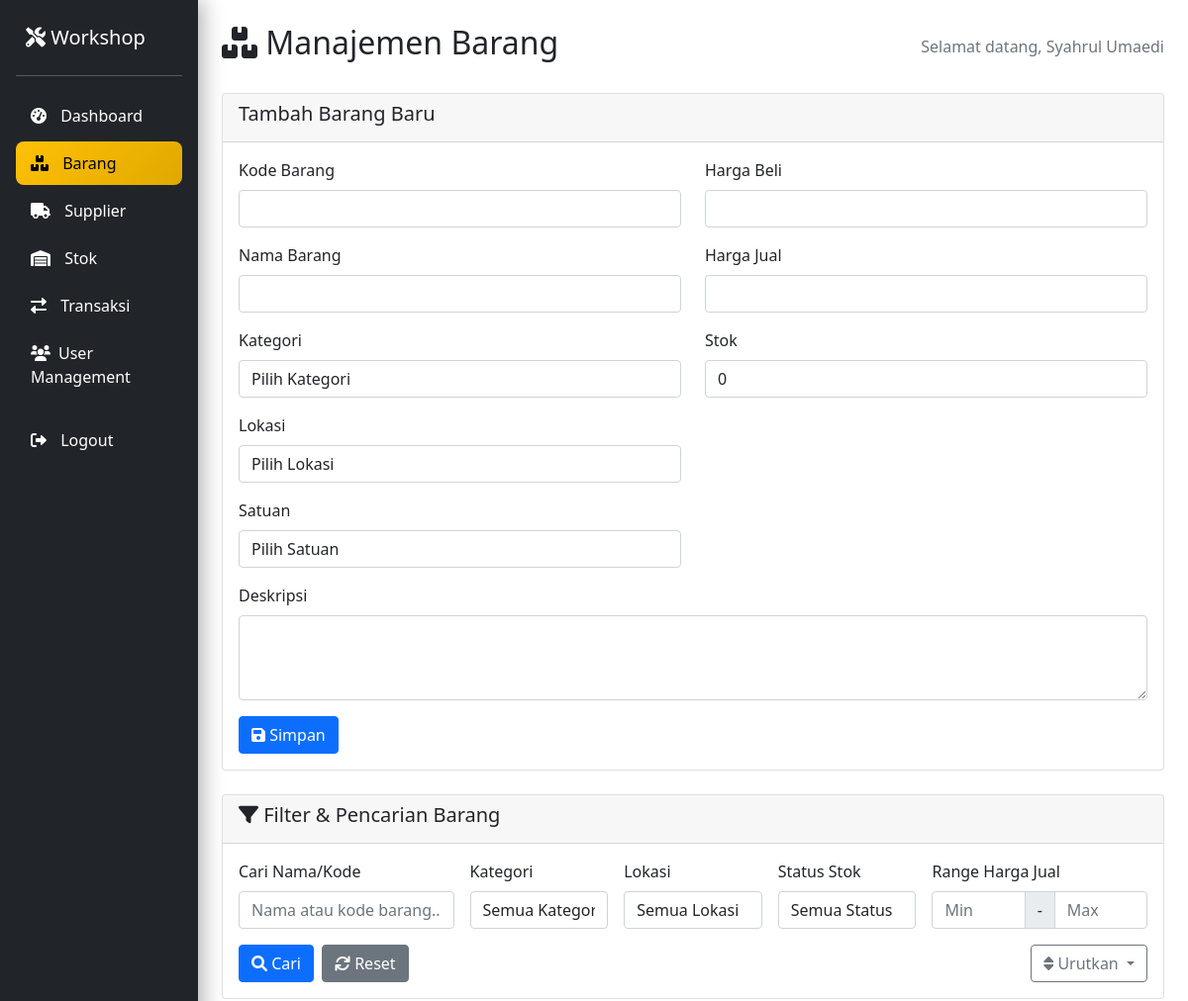
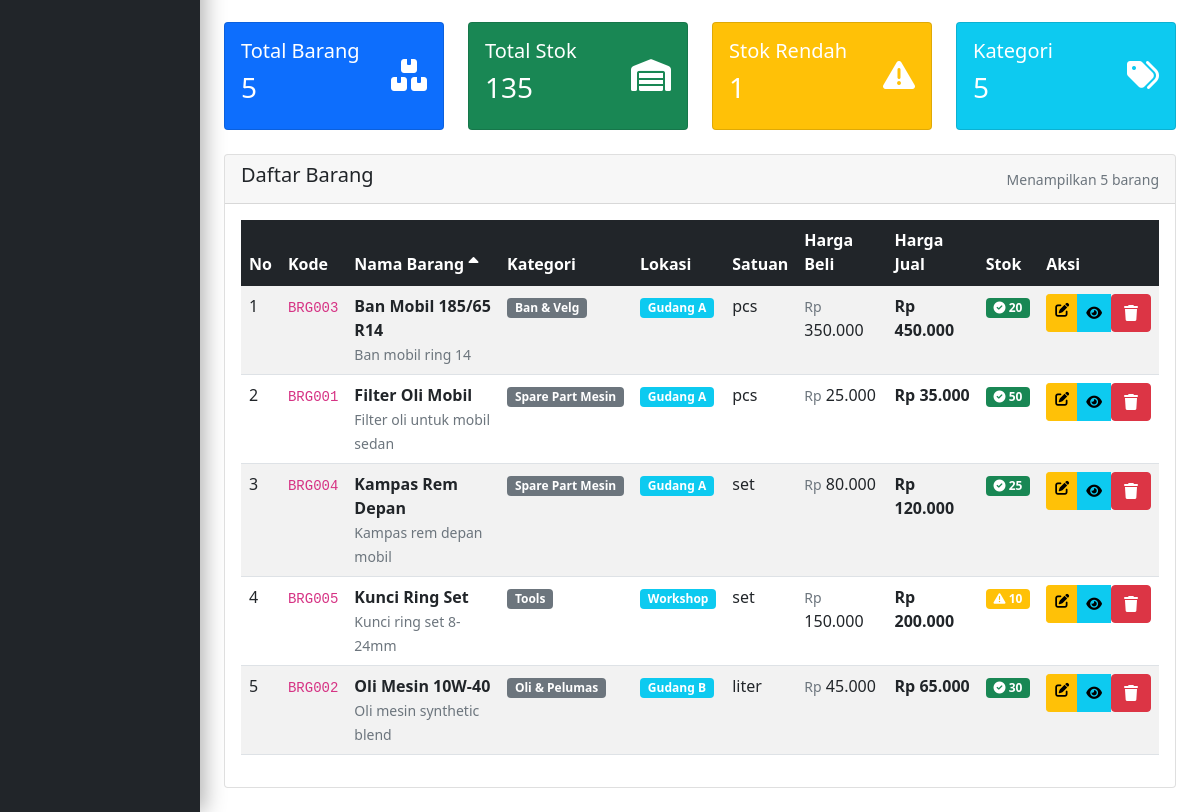
The app's page /pages/barang.php (signed in) with its own data (2 pictures, top to bottom).
### tables this page shows
CREATE TABLE barang (
    id_barang INT AUTO_INCREMENT PRIMARY KEY,
    kode_barang VARCHAR(20) UNIQUE NOT NULL,
    nama_barang VARCHAR(100) NOT NULL,
    id_kategori INT,
    id_lokbarang INT,
    stok INT DEFAULT 0,
    harga_beli DECIMAL(15,2),
    harga_jual DECIMAL(15,2),
    satuan VARCHAR(20),
    status enum('aktif', 'nonaktif') default 'aktif',
    deskripsi TEXT,
    created_at TIMESTAMP DEFAULT CURRENT_TIMESTAMP,
    updated_at TIMESTAMP DEFAULT CURRENT_TIMESTAMP ON UPDATE CURRENT_TIMESTAMP,
    FOREIGN KEY (id_kategori) REFERENCES kategori_barang(id_kategoribarang),
    FOREIGN KEY (id_lokbarang) REFERENCES lokasi_barang(id_lokbarang)
);

CREATE TABLE kategori_barang (
    id_kategoribarang INT AUTO_INCREMENT PRIMARY KEY,
    nama_kategori VARCHAR(100) NOT NULL,
    deskripsi TEXT,
    created_at TIMESTAMP DEFAULT CURRENT_TIMESTAMP,
    updated_at TIMESTAMP DEFAULT CURRENT_TIMESTAMP ON UPDATE CURRENT_TIMESTAMP
);

CREATE TABLE lokasi_barang (
    id_lokbarang INT AUTO_INCREMENT PRIMARY KEY,
    nama_lokasi VARCHAR(100) NOT NULL,
    deskripsi TEXT,
    created_at TIMESTAMP DEFAULT CURRENT_TIMESTAMP,
    updated_at TIMESTAMP DEFAULT CURRENT_TIMESTAMP ON UPDATE CURRENT_TIMESTAMP
);

### pages/barang.php (the view, shortened to what the rows shown need)
<?php
require_once '../config/database.php';
require_once '../includes/auth.php';
$params = [];
$query = "
    SELECT b.*,
           k.nama_kategori,
           l.nama_lokasi
    FROM barang b
    LEFT JOIN kategori_barang k ON b.id_kategori = k.id_kategoribarang
    LEFT JOIN lokasi_barang l ON b.id_lokbarang = l.id_lokbarang
";
$order_by = isset($_GET['sort']) ? $_GET['sort'] : 'nama_barang';
$order_dir = isset($_GET['order']) && $_GET['order'] === 'desc' ? 'DESC' : 'ASC';
switch ($order_by) {
    default:
        $query .= " ORDER BY b.nama_barang " . $order_dir;
}
$barang_list = $db->fetchAll($query, $params);
?>
<!DOCTYPE html>
<html lang="id">
<head>
    <link href="https://cdn.jsdelivr.net/npm/bootstrap@5.1.3/dist/css/bootstrap.min.css" rel="stylesheet">
    <link href="https://cdnjs.cloudflare.com/ajax/libs/font-awesome/6.0.0/css/all.min.css" rel="stylesheet">
    <link href="../css/barang.css" rel="stylesheet">
</head>
<body>
    <div class="container-fluid">
        <div class="row">
            <div class="col-md-10 p-4">
                <div class="d-flex justify-content-between align-items-center mb-4">
                    <h2><i class="fas fa-boxes"></i> Manajemen Barang</h2>
                </div>
                <div class="card">
                    <div class="card-body">
                        <?php if (empty($barang_list)): ?>
                            <div class="text-center py-4">
                                <i class="fas fa-search fa-3x text-muted mb-3"></i>
                                <h5 class="text-muted">Tidak ada barang ditemukan</h5>
                                <p class="text-muted">Coba ubah kriteria pencarian atau filter Anda</p>
                            </div>
                        <?php else: ?>
                            <div class="table-responsive">
                                <table class="table table-striped table-hover">
                                    <thead class="table-dark">
                                        <tr>
                                            <th>No</th>
                                            <th>
                                                <a href="?<?php echo http_build_query(array_merge($_GET, ['sort' => 'kode', 'order' => (isset($_GET['sort']) && $_GET['sort'] == 'kode' && $_GET['order'] == 'asc') ? 'desc' : 'asc'])); ?>"
                                                    class="text-white text-decoration-none">
                                                    Kode
                                                </a>
                                            </th>
                                            <th>
                                                <a href="?<?php echo http_build_query(array_merge($_GET, ['sort' => 'nama_barang', 'order' => (isset($_GET['sort']) && $_GET['sort'] == 'nama_barang' && $_GET['order'] == 'asc') ? 'desc' : 'asc'])); ?>"
                                                    class="text-white text-decoration-none">
                                                    Nama Barang
                                                    <?php if (!isset($_GET['sort']) || $_GET['sort'] == 'nama_barang'): ?>
                                                        <i
                                                            class="fas fa-sort-<?php echo (isset($_GET['order']) && $_GET['order'] == 'desc') ? 'down' : 'up'; ?>"></i>
                                                    <?php endif; ?>
                                                </a>
                                            </th>
                                            <th>
                                                <a href="?<?php echo http_build_query(array_merge($_GET, ['sort' => 'kategori', 'order' => (isset($_GET['sort']) && $_GET['sort'] == 'kategori' && $_GET['order'] == 'asc') ? 'desc' : 'asc'])); ?>"
                                                    class="text-white text-decoration-none">
                                                    Kategori
                                                </a>
                                            </th>
                                            <th>
                                                <a href="?<?php echo http_build_query(array_merge($_GET, ['sort' => 'lokasi', 'order' => (isset($_GET['sort']) && $_GET['sort'] == 'lokasi' && $_GET['order'] == 'asc') ? 'desc' : 'asc'])); ?>"
                                                    class="text-white text-decoration-none">
                                                    Lokasi
                                                </a>
                                            </th>
                                            <th>Satuan</th>
                                            <th>
                                                <a href="?<?php echo http_build_query(array_merge($_GET, ['sort' => 'harga_beli', 'order' => (isset($_GET['sort']) && $_GET['sort'] == 'harga_beli' && $_GET['order'] == 'asc') ? 'desc' : 'asc'])); ?>"
                                                    class="text-white text-decoration-none">
                                                    Harga Beli
                                                </a>
                                            </th>
                                            <th>
                                                <a href="?<?php echo http_build_query(array_merge($_GET, ['sort' => 'harga_jual', 'order' => (isset($_GET['sort']) && $_GET['sort'] == 'harga_jual' && $_GET['order'] == 'asc') ? 'desc' : 'asc'])); ?>"
                                                    class="text-white text-decoration-none">
                                                    Harga Jual
                                                </a>
                                            </th>
                                            <th>
                                                <a href="?<?php echo http_build_query(array_merge($_GET, ['sort' => 'stok', 'order' => (isset($_GET['sort']) && $_GET['sort'] == 'stok' && $_GET['order'] == 'asc') ? 'desc' : 'asc'])); ?>"
                                                    class="text-white text-decoration-none">
                                                    Stok
                                                </a>
                                            </th>
                                            <th>Aksi</th>
                                        </tr>
                                    </thead>
                                    <tbody>
                                        <?php foreach ($barang_list as $index => $barang): ?>
                                            <tr>
                                                <td><?php echo $index + 1; ?></td>
                                                <td>
                                                    <code><?php echo $barang['kode_barang']; ?></code>
                                                </td>
                                                <td>
                                                    <strong><?php echo $barang['nama_barang']; ?></strong>
                                                    <?php if (!empty($barang['deskripsi'])): ?>
                                                        <br><small
                                                            class="text-muted"><?php echo substr($barang['deskripsi'], 0, 50) . (strlen($barang['deskripsi']) > 50 ? '...' : ''); ?></small>
                                                    <?php endif; ?>
                                                </td>
                                                <td>
                                                    <span
                                                        class="badge bg-secondary"><?php echo $barang['nama_kategori'] ?: 'N/A'; ?></span>
                                                </td>
                                                <td>
                                                    <span
                                                        class="badge bg-info"><?php echo $barang['nama_lokasi'] ?: 'N/A'; ?></span>
                                                </td>
                                                <td><?php echo $barang['satuan']; ?></td>
                                                <td>
                                                    <small class="text-muted">Rp</small>
                                                    <?php echo number_format($barang['harga_beli'], 0, ',', '.'); ?>
                                                </td>
                                                <td>
                                                    <strong>Rp
                                                        <?php echo number_format($barang['harga_jual'], 0, ',', '.'); ?></strong>
                                                </td>
                                                <td>
                                                    <?php
                                                    $stok_class = 'bg-success';
                                                    $stok_icon = 'fas fa-check-circle';
                                                    if ($barang['stok'] == 0) {
                                                        $stok_class = 'bg-danger';
                                                        $stok_icon = 'fas fa-times-circle';
                                                    } elseif ($barang['stok'] <= 10) {
                                                        $stok_class = 'bg-warning';
                                                        $stok_icon = 'fas fa-exclamation-triangle';
                                                    }
                                                    ?>
                                                    <span class="badge <?php echo $stok_class; ?>">
                                                        <i class="<?php echo $stok_icon; ?>"></i>
                                                        <?php echo $barang['stok']; ?>
                                                    </span>
                                                </td>
                                                <td>
                                                    <div class="btn-group btn-group-sm">
                                                        <a href="?edit=<?php echo $barang['id_barang']; ?>&<?php echo http_build_query($_GET); ?>"
                                                            class="btn btn-warning" title="Edit">
                                                            <i class="fas fa-edit"></i>
                                                        </a>
                                                        <button type="button" class="btn btn-info" title="Detail"
                                                            data-bs-toggle="modal"
                                                            data-bs-target="#detailModal<?php echo $barang['id_barang']; ?>">
                                                            <i class="fas fa-eye"></i>
                                                        </button>
                                                        <form method="POST" style="display: inline;"
                                                            onsubmit="return confirm('Yakin hapus barang <?php echo $barang['nama_barang']; ?>?')">
                                                            <button type="submit" class="btn btn-danger" title="Hapus">
                                                                <i class="fas fa-trash"></i>
                                                            </button>
                                                        </form>
                                                    </div>
                                                </td>
                                            </tr>
                                        <?php endforeach; ?>
                                    </tbody>
                                </table>
                            </div>
                        <?php endif; ?>
                    </div>
                </div>
            </div>
        </div>
    </div>
</body>
</html>

### records on screen
barang: kode_barang "BRG003", nama_barang "Ban Mobil 185/65 R14", deskripsi "Ban mobil ring 14", id_kategori.nama_kategori "Ban & Velg", id_lokbarang.nama_lokasi "Gudang A", satuan "pcs", harga_beli "350.000", harga_jual "450.000", stok "20"
barang: kode_barang "BRG001", nama_barang "Filter Oli Mobil", deskripsi "Filter oli untuk mobil sedan", id_kategori.nama_kategori "Spare Part Mesin", id_lokbarang.nama_lokasi "Gudang A", satuan "pcs", harga_beli "25.000", harga_jual "35.000", stok "50"
barang: kode_barang "BRG004", nama_barang "Kampas Rem Depan", deskripsi "Kampas rem depan mobil", id_kategori.nama_kategori "Spare Part Mesin", id_lokbarang.nama_lokasi "Gudang A", satuan "set", harga_beli "80.000", harga_jual "120.000", stok "25"
barang: kode_barang "BRG005", nama_barang "Kunci Ring Set", deskripsi "Kunci ring set 8-24mm", id_kategori.nama_kategori "Tools", id_lokbarang.nama_lokasi "Workshop", satuan "set", harga_beli "150.000", harga_jual "200.000", stok "10"
barang: kode_barang "BRG002", nama_barang "Oli Mesin 10W-40", deskripsi "Oli mesin synthetic blend", id_kategori.nama_kategori "Oli & Pelumas", id_lokbarang.nama_lokasi "Gudang B", satuan "liter", harga_beli "45.000", harga_jual "65.000", stok "30"

### other values on screen
$auth->getUserName() "Syahrul Umaedi"
count($barang_list) "5"
array_sum(array_column($barang_list, 'stok')) "135"
count($kategori_list) "5"
